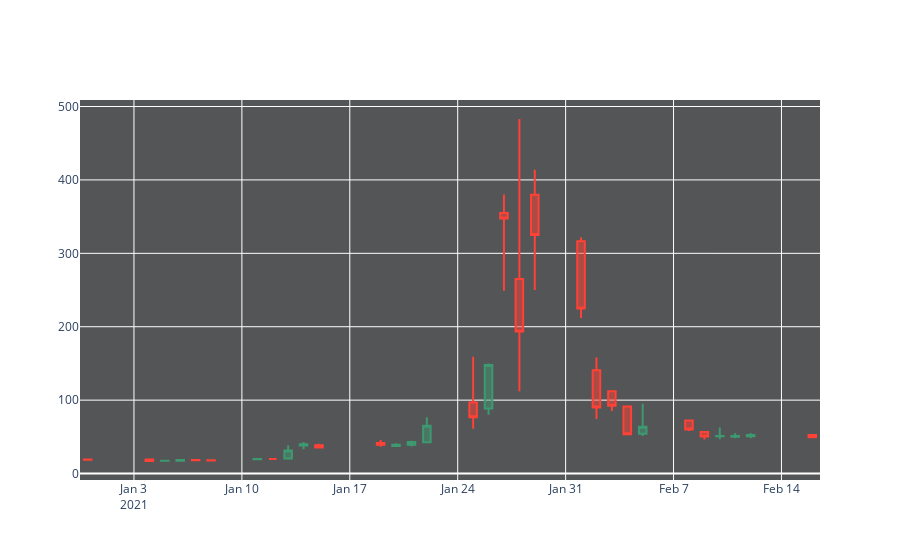

The code cell stored with this chart in its notebook:
### Code cell
### Daily candlestick graph ### 
fig = go.Figure(data=[go.Candlestick(x=gme_daily['date'],
                open=gme_daily['1. open'],
                high=gme_daily['2. high'],
                low=gme_daily['3. low'],
                close=gme_daily['4. close'])])


fig.layout.plot_bgcolor='rgb(84, 85, 87)'
fig.update_layout(xaxis_rangeslider_visible=False)
fig.show()
gme_hourly_full
